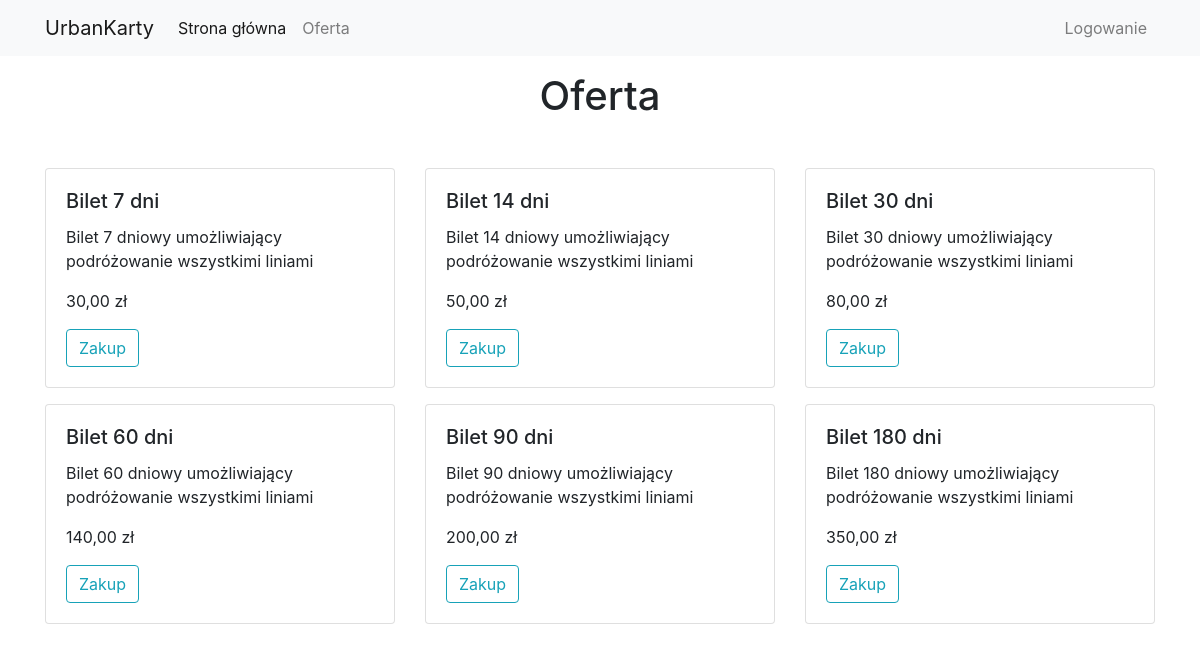
Screenshot of /oferta/ with the database file from the repository.
### main/models/tickets.py (models this page shows, shortened)
class Ticket(models.Model):
    id = models.UUIDField(primary_key=True, default=uuid.uuid4, editable=False)
    days_amount = models.IntegerField()
    price = models.FloatField()

### main/views/main.py (the view)
# urls.py: path('oferta/', OfferView.as_view()),
class OfferView(View):
    def get(self, request):
        tickets = Ticket.objects.all()
        return render(request, 'offer.html', {'tickets': tickets})

### main/templates/offer.html (shortened to what this page needs)
{% extends 'base.html' %}
{% block above_content %}
    <h1 class="text-center mt-3">Oferta</h1>
{% endblock %}
{% block content %}
    <div class="row justify-content-around">
        {% for ticket in tickets %}
            <div class="col-md-4 col-12 mb-3">
                <div class="card">
                    <div class="card-body">
                        <h5 class="card-title">Bilet {{ ticket.days_amount }} dni</h5>
                        <p class="card-text">Bilet {{ ticket.days_amount }} dniowy umożliwiający podróżowanie wszystkimi
                            liniami</p>
                        <p>{{ ticket.price|floatformat:2 }} zł</p>
                        <a href="/profil/uzytkownikKarty/zakupBiletu/{{ ticket.id }}"
                           class="btn btn-outline-info">Zakup</a>
                    </div>
                </div>
            </div>
        {% endfor %}
    </div>
{% endblock %}

### rows the page displays
Ticket: days_amount "7", price "30,00"
Ticket: days_amount "14", price "50,00"
Ticket: days_amount "30", price "80,00"
Ticket: days_amount "60", price "140,00"
Ticket: days_amount "90", price "200,00"
Ticket: days_amount "180", price "350,00"
